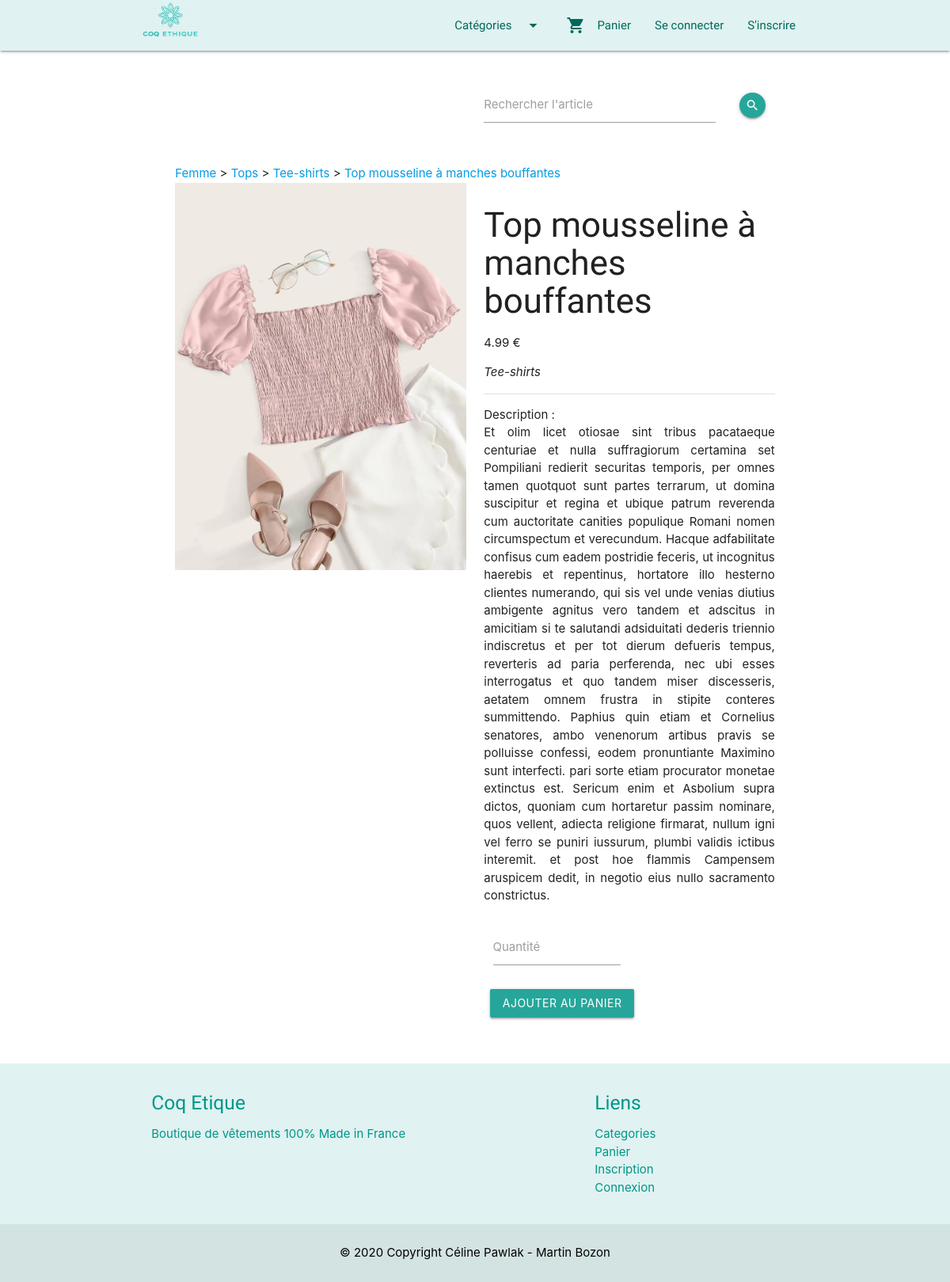
Page /index.php?p=products.show&id=24 on the committed database.
### tables this page shows
CREATE TABLE IF NOT EXISTS `categories` (
  `id` int(11) NOT NULL AUTO_INCREMENT,
  `nom` varchar(255) NOT NULL,
  `gender` varchar(255) NOT NULL,
  `image_path` varchar(255) NOT NULL,
  PRIMARY KEY (`id`)
);

CREATE TABLE IF NOT EXISTS `produits` (
  `id` int(11) NOT NULL AUTO_INCREMENT,
  `nom` varchar(255) NOT NULL,
  `image_path` varchar(255) NOT NULL,
  `description` longtext NOT NULL,
  `prix` float NOT NULL,
  `id_sous_categories` int(11) DEFAULT NULL,
  `stock` int(11) NOT NULL,
  PRIMARY KEY (`id`),
  KEY `id_sous_categories` (`id_sous_categories`)
);

CREATE TABLE IF NOT EXISTS `sous_categories` (
  `id` int(11) NOT NULL AUTO_INCREMENT,
  `nom` varchar(255) NOT NULL,
  `id_categories` int(11) DEFAULT NULL,
  PRIMARY KEY (`id`),
  KEY `id_categories` (`id_categories`)
);

### core/Controller/Controller.php (called while the page is built, shortened)
<?php
class Controller{
    protected $viewPath;
    protected $template;
    protected function render($view, $variables = []){
        extract($variables);
        require ($this->viewPath . str_replace('.', '/', $view) . '.php');
        $content = ob_get_clean();
        require($this->viewPath . 'templates/' . $this->template . '.php');
    }
}

### app/Controller/ProductsController.php (called while the page is built, shortened)
<?php
class ProductsController extends AppController
{
    public function show()
    {
        $product = $this->Product->findWithSubcategory($_GET['id']);
        $form = new BootstrapForm($_POST);
        $categories = $this->Category->all();
        $subcategories = $this->Subcategory->all();
        $this->render('products.show', compact('product', 'categories', 'subcategories', 'form'));
    }
}

### public/index.php (called while the page is built, shortened)
<?php
if (isset($_GET['p'])) {
    $page = $_GET['p'];
} else {
    $page = 'products.home';
}
$page = explode('.', $page);
if ($page[0] === 'admin'){
    $controller = '\App\Controller\Admin\\' . ucfirst($page[1] . 'Controller');
    $action = $page[2];
}else{
    $action = $page[1];
}
$controller = new $controller;
$controller->$action();

### core/Table/Table.php (called while the page is built, shortened)
<?php
class Table
{
    protected $table;
    protected $db;
    public function __construct(Database $db)
    {
        $this->db = $db;
    }
    public function all()
    {
        return $this->query('SELECT * FROM '. $this->table);
    }
    public function query($statement, $attributes = null, $one = false)
    {
        if ($attributes) {
            return $this->db->prepare(
                $statement,
                $attributes,
                str_replace('Table', 'Entity', get_class($this)),
                $one);
        }else{
            return $this->db->query(
                $statement,
                str_replace('Table', 'Entity', get_class($this)),
                $one);
        }
    }
}

### core/Database/MysqlDatabase.php (called while the page is built, shortened)
<?php
class MysqlDatabase extends Database
{
    private $pdo;
    private function getPDO()
    {
        if ($this->pdo === null){
            $pdo = new PDO('mysql:dbname=boutique;host=localhost', 'root', '');
            $pdo->setAttribute(PDO::ATTR_ERRMODE, PDO::ERRMODE_EXCEPTION);
            $this->pdo = $pdo;
        }
        return $this->pdo;
    }
    public function query($statement, $class_name = null, $one = false)
    {
        $req = $this->getPDO()->query($statement);
        if ($class_name === null){
            $req->setFetchMode(PDO::FETCH_OBJ);
        }else{
            $req->setFetchMode(PDO::FETCH_CLASS, $class_name);
        }
        if ($one){
            $datas = $req->fetch();
        }else{
            $datas = $req->fetchAll();
        }
        return $datas;
    }
    public function prepare($statement, $attributes, $class_name = null, $one = false){
                $req = $this->getPDO()->prepare($statement);
        $res = $req->execute($attributes);
        if ($class_name === null){
            $req->setFetchMode(PDO::FETCH_OBJ);
        }else{
            $req->setFetchMode(PDO::FETCH_CLASS, $class_name);
        }
        if ($one){
            $datas = $req->fetch();
        }else{
            $datas = $req->fetchAll();
        }
        return $datas;
    }
}

### app/Table/ProductTable.php (called while the page is built, shortened)
<?php
class ProductTable extends Table
{
    public function findWithSubcategory($id)
    {
        return $this->query(
            "
        SELECT produits.stock, produits.id, produits.nom, produits.image_path, produits.description, produits.prix, produits.id_sous_categories, sous_categories.nom as sous_categorie
        FROM produits
        LEFT JOIN sous_categories ON id_sous_categories = sous_categories.id
        WHERE produits.id = ?",
            [$id],
            true
        );
    }
}

### app/Autoloader.php (called while the page is built, shortened)
<?php
class Autoloader
{
    static function autoload($class)
    {
        if (strpos($class, __NAMESPACE__ . '\\') === 0) {
            $class = str_replace(__NAMESPACE__ . '\\', '', $class);
            $class = str_replace('\\', '/', $class);
        }
    }
}

### core/Autoloader.php (called while the page is built, shortened)
<?php
class Autoloader
{
    static function autoload($class)
    {
        if (strpos($class, __NAMESPACE__ . '\\') === 0) {
            $class = str_replace(__NAMESPACE__ . '\\', '', $class);
            $class = str_replace('\\', '/', $class);
        }
    }
}

### app/Entity/ProductEntity.php (called while the page is built, shortened)
<?php
class ProductEntity extends Entity{
    public function getGender($subcategories, $categories){
        foreach ($subcategories as $subcategory){
            if ($this->sous_categorie == $subcategory->nom){
                foreach ($categories as $category){
                    if ($subcategory->id_categories == $category->id){
                        return $category->gender;
                    }
                }
            }
        }
    }
    public function getCategory($subcategories, $categories){
        foreach ($subcategories as $subcategory){
            if ($this->sous_categorie == $subcategory->nom){
                foreach ($categories as $category){
                    if ($subcategory->id_categories == $category->id){
                        return [$category->nom, $category->id];
                    }
                }
            }
        }
    }
}

### app/Entity/UserEntity.php (called while the page is built, shortened)
<?php
class UserEntity extends Entity
{
    static function isLogged()
    {
        return (isset($_SESSION['current_user']));
    }
}

### app/Views/templates/default.php (the view, shortened to what this page needs)
<?php
$isLogged = \App\Entity\UserEntity::isLogged();
?>
<!doctype html>
<html lang="en">
<head>
    <link rel="stylesheet" href="https://cdnjs.cloudflare.com/ajax/libs/materialize/1.0.0/css/materialize.min.css">
    <link rel="stylesheet" href="../public/css/style.css">
</head>
<body>
<header>
    <div class="navbar-fixed">
        <nav class="teal lighten-5">
            <div class="nav-wrapper container teal lighten-5">
                <a href="index.php" id="link_logo_header" class="brand-logo"><img class="logo_header"
                                                                                  src="../app/src/images/CoqEthiqueLogo.png"></a>
                <ul id="nav-mobile" class="right hide-on-med-and-down">
                    <li class="text-darken-3">
                        <a class="navbar-brand text-darken-3 dropdown-trigger" href="#!" data-target="dropdown1">Catégories
                            <i class="material-icons right">arrow_drop_down</i>
                        </a>
                    </li>
                    <li>
                        <a href="index.php?p=users.panier"
                           class="navbar-brand align-items-center">
                            <i class="material-icons left">shopping_cart</i><span class="disappear1150">Panier</span>
                        </a>
                    </li>
                    <li>
                        <a href="index.php?p=users.connexion"
                           class="navbar-brand <?= $isLogged ? 'd-none' : '' ?> align-items-center">
                            Se connecter
                        </a>
                    </li>
                    <li>
                        <a href="index.php?p=users.inscription"
                           class="navbar-brand <?= $isLogged ? 'd-none' : '' ?> align-items-center">
                            S'inscrire
                        </a>
                    </li>
                </ul>
            </div>
        </nav>
    </div>
</header>
<body>
<main role="main">
    <section class="container">
        <?= $content; ?>
    </section>
</main>
</body>
<footer class="page-footer">
    <div class="container">
        <div class="row">
            <div class="col l6 s12">
                <h5><a class="teal-text hover_footer" href="index.php">Coq Etique</a></h5>
                <p class="teal-text">Boutique de vêtements 100% Made in France</p>
            </div>
            <div class="col l4 offset-l2 s12">
                <h5 class="teal-text">Liens</h5>
                <ul>
                    <li><a class="teal-text hover_footer" href="index.php?p=categories.index">Categories</a></li>
                    <li><a class="teal-text hover_footer" href="index.php?p=users.panier">Panier</a></li>
                    <?php
                    if (isset($_SESSION['current_user'])) {
                        ?>
                        <li><a class="teal-text hover_footer" href="index.php?p=users.profil">Mon compte</a></li>
                        <?php
                    } else {
                        ?>
                        <li><a class="teal-text hover_footer" href="index.php?p=users.inscription">Inscription</a></li>
                        <li><a class="teal-text hover_footer" href="index.php?p=users.connexion">Connexion</a></li>
                        <?php
                    }
                    ?>
                </ul>
            </div>
        </div>
    </div>
    <div class="footer-copyright">
        <div class="container center ">
            <p class="black-text">© 2020 Copyright Céline Pawlak - Martin Bozon</p>
        </div>
    </div>
</footer>
</html>

### app/Views/products/show.php
<div class="m-0 row p-1">
    <div class="m-0 row p-1">
        <form method="post" action="index.php?p=products.search" class="col s12">
            <div class="m-0 row">
                <div class="input-field col s11 m5 offset-m6">
                    <input name="searchbox" type="text" id="autocomplete-input" class="autocomplete">
                    <label for="autocomplete-input">Rechercher l'article</label>
                </div>
                <div class="input-field col s1 m1">
                    <button class="btn-floating btn-small waves-effect waves-light"><i class="material-icons">search</i>
                    </button>
                </div>
            </div>
        </form>
    </div>
    <div class="row p-1">
        <div class="col s12">
        <span>
            <a class="disabled">
            <?= $product->getGender($subcategories, $categories); ?>
            </a>
            >
            <a href="index.php?p=products.category&id=<?= $product->getCategory($subcategories, $categories)[1] ?>">
                <?= $product->getCategory($subcategories, $categories)[0]; ?>
            </a>
            >
            <a href="index.php?p=products.subcategory&id=<?= $product->id_sous_categories ?>">
                <?= $product->sous_categorie ?>
            </a>
            >
            <a class="disabled"><?= $product->nom ?></a>
        </span>
        </div>
        <div class="col s6">
            <img class="image_show" src="../app/src/images/<?= $product->image_path ?>">
        </div>
        <div class="col s6">
            <h3><?= $product->nom; ?></h3>
            <span><?= $product->prix ?> €</span>
            <p><em><?= $product->sous_categorie ?></em></p>
            <div class="divider"></div>
            <p class="justify description">Description :
                <br>
                <?= $product->description ?>
            </p>
            <?php
            if ($product->stock == 0): ?>
                <button type="submit" class="btn" name="add_to_basket" disabled>Ajouter au panier</button>
                <p>Nous sommes désolé, il n'y a plus de stock pour ce produit :(</p>
            <?php
            else : ?>
                <form action="" method="POST">
                    <?= $form->input('quantity', 'Quantité', ['type' => 'number']); ?>
                    <button type="submit" class="btn" name="add_to_basket" value="1">Ajouter au panier</button>
                </form>
            <?php
            endif; ?>
        </div>
    </div>
</div>

### public/css/style.css (style rules this page uses)
h1,h2,h3,h4,h5,h6, .navbar-brand { font-family: 'Indie Flower', cursive; }
main { position: relative; min-height: 58vh; }
body { display: flex; flex-direction: column; }
.logo_header { width: 85%; height: auto; }
#link_logo_header { width: 10%; }
header * { color: #00695c !important; }
.p-1 { padding: 1rem !important; }
button { margin: 0.5rem; }
.image_show { width: 100%; }
.justify { text-align: justify; }
footer { background-color: #e0f2f1 !important; }
.m-0 { margin: 0 !important; }

### rows in the picture
categories: gender "Femme", nom "Tops"
produits: id_sous_categories.nom "Tee-shirts", nom "Top mousseline à manches bouffantes", image_path (picture), prix "4.99", description "Et olim licet otiosae sint tribus pacataeque centuriae et nulla suffragiorum certamina set Pompiliani redierit securitas temporis, per omnes tamen quotquot sunt partes terrarum, ut domina suscipitur et regina et ubique patrum reverenda cum auctoritate canities populique Romani nomen circumspectum et verecundum. Hacque adfabilitate confisus cum eadem postridie feceris, ut incognitus haerebis et repentinus, hortatore illo hesterno clientes numerando, qui sis vel unde venias diutius ambigente agnitus vero tandem et adscitus in amicitiam si te salutandi adsiduitati dederis triennio indiscretus et per tot dierum defueris tempus, reverteris ad paria perferenda, nec ubi esses interrogatus et quo…"

### other values in the picture
$label "Quantité"
